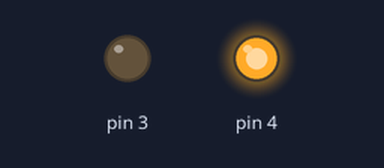
A sketch run on a simulated Arduino Uno, built with avr-gcc and run on an emulated ATmega328P. Shown: output pins drawn as LEDs (lit = HIGH).

Above: at 0.6 s.
At 1.9 s:
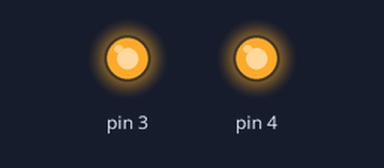
Timing chart, 0 to 4.5 s (numbered marks = the images above):
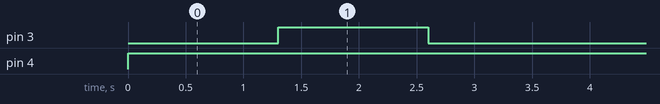

The sketch:

example.ino
```cpp
#include <Role.h>

Role motor(3);
Role led(4);


void setup() {


}

void loop() {
    motor.tetikle(0);
    led.tetikle(1);
    delay(1300);
    motor.tetikle(1);
    led.tetikle(1);
    delay(1300);
    motor.tetikle(0);
    led.tetikle(1);
    delay(1300);


}
```

Role.h
```cpp
#ifndef Role_h
#define Role_h

#include "Arduino.h"

class Role {
public:
    Role(int pin);
    void tetikle(int durum);

private:
    int role_pin;
};

#endif
```

Measured:
- by itself, pin 3: alternates HIGH for 1.3 s and LOW for 2.6 s
- by itself, pin 4: LOW → HIGH at 0.00 s
